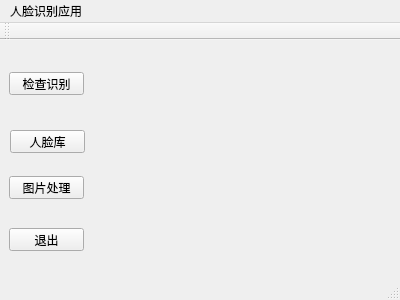
<?xml version="1.0" encoding="UTF-8"?>
<ui version="4.0">
 <class>MainWindow</class>
 <widget class="QMainWindow" name="MainWindow">
  <property name="geometry">
   <rect>
    <x>0</x>
    <y>0</y>
    <width>400</width>
    <height>300</height>
   </rect>
  </property>
  <property name="windowTitle">
   <string>MainWindow</string>
  </property>
  <widget class="QWidget" name="centralWidget">
   <widget class="QPushButton" name="pushButton_4">
    <property name="geometry">
     <rect>
      <x>9</x>
      <y>188</y>
      <width>75</width>
      <height>23</height>
     </rect>
    </property>
    <property name="text">
     <string>退出</string>
    </property>
   </widget>
   <widget class="QPushButton" name="pushButton_3">
    <property name="geometry">
     <rect>
      <x>9</x>
      <y>136</y>
      <width>75</width>
      <height>23</height>
     </rect>
    </property>
    <property name="text">
     <string>图片处理</string>
    </property>
   </widget>
   <widget class="QPushButton" name="pushButton_2">
    <property name="geometry">
     <rect>
      <x>10</x>
      <y>90</y>
      <width>75</width>
      <height>23</height>
     </rect>
    </property>
    <property name="text">
     <string>人脸库</string>
    </property>
   </widget>
   <widget class="QPushButton" name="pushButton">
    <property name="geometry">
     <rect>
      <x>9</x>
      <y>32</y>
      <width>75</width>
      <height>23</height>
     </rect>
    </property>
    <property name="text">
     <string>检查识别</string>
    </property>
   </widget>
  </widget>
  <widget class="QMenuBar" name="menuBar">
   <property name="geometry">
    <rect>
     <x>0</x>
     <y>0</y>
     <width>400</width>
     <height>23</height>
    </rect>
   </property>
   <widget class="QMenu" name="menu">
    <property name="title">
     <string>人脸识别应用</string>
    </property>
   </widget>
   <addaction name="menu"/>
  </widget>
  <widget class="QToolBar" name="mainToolBar">
   <attribute name="toolBarArea">
    <enum>TopToolBarArea</enum>
   </attribute>
   <attribute name="toolBarBreak">
    <bool>false</bool>
   </attribute>
  </widget>
  <widget class="QStatusBar" name="statusBar"/>
 </widget>
 <layoutdefault spacing="6" margin="11"/>
 <tabstops>
  <tabstop>pushButton</tabstop>
  <tabstop>pushButton_2</tabstop>
  <tabstop>pushButton_3</tabstop>
  <tabstop>pushButton_4</tabstop>
 </tabstops>
 <resources/>
 <connections/>
</ui>
